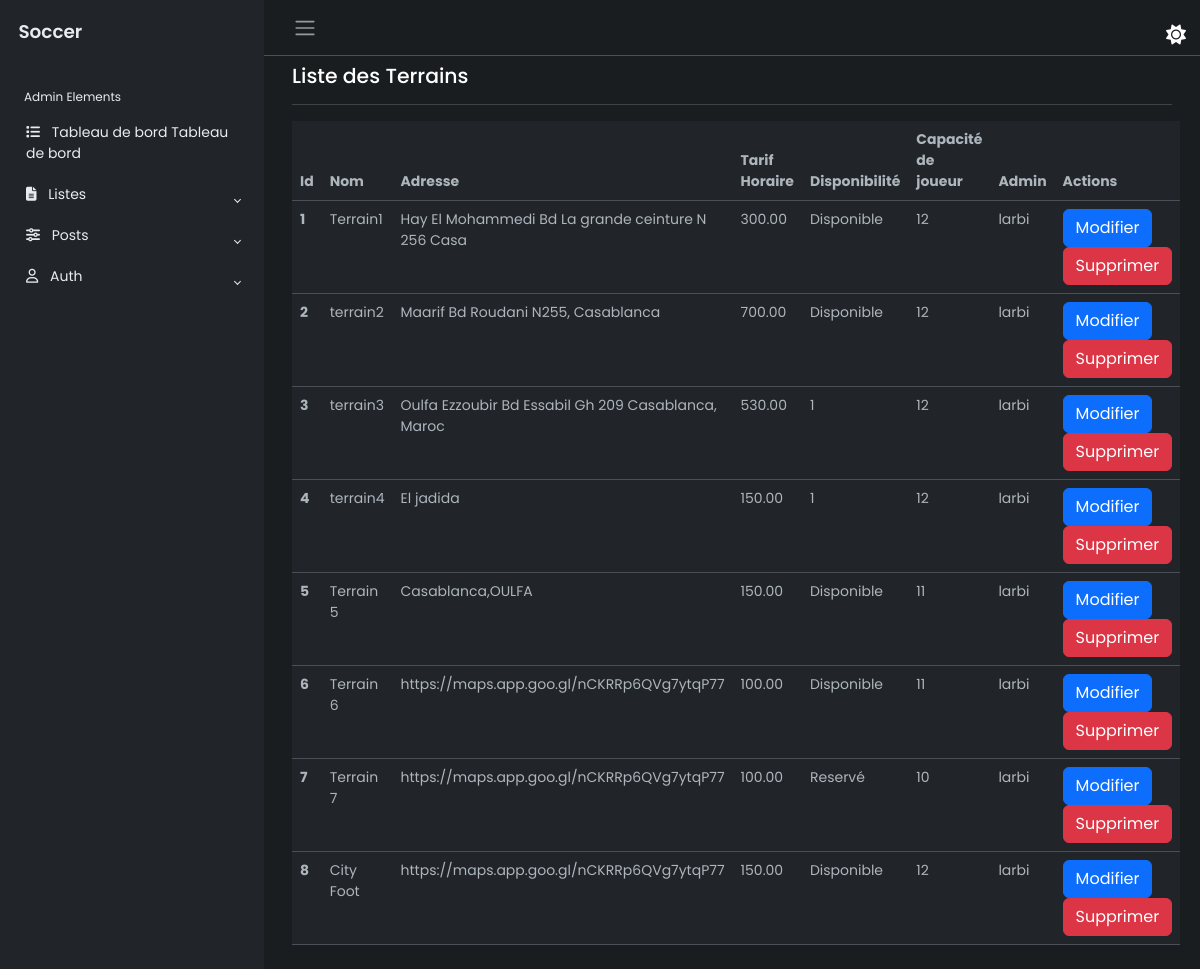
Page /terrains/ on the committed database.
### terrains/models.py (models this page shows, shortened)
class Terrain(models.Model):
    nom = models.CharField(max_length=100)
    adresse = models.CharField(max_length=255)
    tarif_horaire = models.DecimalField(max_digits=10, decimal_places=2)
    disponibilite = models.CharField(max_length=20, choices=[(tag.value, tag.name) for tag in disponibilite], default=disponibilite.DISPONIBLE.value)
    capacite_joueur = models.PositiveIntegerField()
    map = models.CharField(max_length=500, null=True, blank=True)
    image = models.ImageField(null=True,blank=True, upload_to='images/')
    administrateur = models.ForeignKey(User, on_delete=models.CASCADE)

### terrains/views.py (the view)
# urls.py: path('terrains/', views.liste_terrains, name='liste_terrains'),
def liste_terrains(request):
    terrains = Terrain.objects.all()
    return render(request, 'terrains/page_aff_terrain.html', {'terrains': terrains})

### terrains/templates/terrains/page_aff_terrain.html (shortened to what this page needs)
{% extends 'terrains/dashBase.html' %}
{% load static %}
{% block content %}
<div class="main">
    <nav class="navbar navbar-expand px-3 border-bottom">
        <button class="btn" id="sidebar-toggle" type="button">
            <span class="navbar-toggler-icon"></span>
        </button>
        <div class="navbar-collapse navbar">
        </div>
    </nav>
    <main class="content px-3 py-2">
        <div class="container-fluid">
            <div class="mb-3">
                <h4>Liste des Terrains</h4>
            </div>
            <hr />
            <table class="table table-hover">
                <thead class="thead-dark">
                    <tr>
                        <th scope="col">Id</th>
                        <th scope="col">Nom</th>
                        <th scope="col">Adresse</th>
                        <th scope="col">Tarif Horaire</th>
                        <th scope="col">Disponibilité</th>
                        <th scope="col">Capacité de joueur</th>
                        <th scope="col">Admin</th>
                        <th scope="col">Actions</th>
                    </tr>
                </thead>
                <tbody style="color:white">
                    {% for terrain in terrains %}
                    <tr>
                        <th scope="row">{{ forloop.counter }}</th>
                        <td>{{ terrain.nom }}</td>
                        <td>{{ terrain.adresse }}</td>
                        <td>{{ terrain.tarif_horaire }}</td>
                        <td>{{ terrain.disponibilite }}</td>
                        <td>{{ terrain.capacite_joueur }}</td>
                        <td>{{ terrain.administrateur }}</td>
                        <td>
                            <a href="{% url 'modifier_terrain' terrain.id %}" class="btn btn-primary">Modifier</a>
                            <button type="button" class="btn btn-danger" data-bs-toggle="modal" data-bs-target="#confirmDeleteModal" data-id="{{ terrain.id }}">
                                Supprimer
                            </button>
                        </td>
                    </tr>
                    {% endfor %}
                </tbody>
            </table>
        </div>
    </main>
</div>
{% endblock content %}

### terrains/templates/terrains/dashBase.html (style rules this page uses)
body { font-family: 'Poppins', sans-serif; font-size: 0.875rem; opacity: 1; overflow-y: scroll; margin: 0; }
a { cursor: pointer; text-decoration: none; font-family: 'Poppins', sans-serif; }
h4 { font-family: 'Poppins', sans-serif; font-size: 1.275rem; color: var(--bs-emphasis-color); }
.main { display: flex; flex-direction: column; min-height: 100vh; min-width: 0; overflow: hidden; transition: all 0.35s ease-in-out; width: 100%; background: var(--bs-dark-bg-subtle); }
.content { flex: 1; max-width: 100vw; width: 100vw; }
@media (min-width:768px) { .content { max-width: auto; width: auto; } }

### rows in the picture
Terrain: nom "Terrain1", adresse "Hay El Mohammedi Bd La grande ceinture N 256 Casa", tarif_horaire "300.00", disponibilite "Disponible", capacite_joueur "12", administrateur "larbi"
Terrain: nom "terrain2", adresse "Maarif Bd Roudani N255, Casablanca", tarif_horaire "700.00", disponibilite "Disponible", capacite_joueur "12", administrateur "larbi"
Terrain: nom "terrain3", adresse "Oulfa Ezzoubir Bd Essabil Gh 209 Casablanca, Maroc", tarif_horaire "530.00", disponibilite "1", capacite_joueur "12", administrateur "larbi"
Terrain: nom "terrain4", adresse "El jadida", tarif_horaire "150.00", disponibilite "1", capacite_joueur "12", administrateur "larbi"
Terrain: nom "Terrain 5", adresse "Casablanca,OULFA", tarif_horaire "150.00", disponibilite "Disponible", capacite_joueur "11", administrateur "larbi"
Terrain: nom "Terrain 6", adresse "https://maps.app.goo.gl/nCKRRp6QVg7ytqP77", tarif_horaire "100.00", disponibilite "Disponible", capacite_joueur "11", administrateur "larbi"
Terrain: nom "Terrain 7", adresse "https://maps.app.goo.gl/nCKRRp6QVg7ytqP77", tarif_horaire "100.00", disponibilite "Reservé", capacite_joueur "10", administrateur "larbi"
Terrain: nom "City Foot", adresse "https://maps.app.goo.gl/nCKRRp6QVg7ytqP77", tarif_horaire "150.00", disponibilite "Disponible", capacite_joueur "12", administrateur "larbi"
